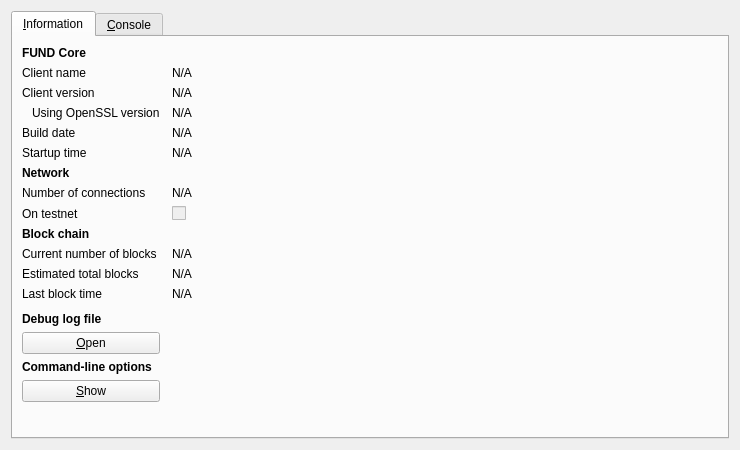
<?xml version="1.0" encoding="UTF-8"?>
<ui version="4.0">
 <class>RPCConsole</class>
 <widget class="QDialog" name="RPCConsole">
  <property name="geometry">
   <rect>
    <x>0</x>
    <y>0</y>
    <width>740</width>
    <height>450</height>
   </rect>
  </property>
  <property name="windowTitle">
   <string>FUND - Debug window</string>
  </property>
  <layout class="QVBoxLayout" name="verticalLayout_2">
   <item>
    <widget class="QTabWidget" name="tabWidget">
     <property name="currentIndex">
      <number>0</number>
     </property>
     <widget class="QWidget" name="tab_info">
      <attribute name="title">
       <string>&amp;Information</string>
      </attribute>
      <layout class="QGridLayout" name="gridLayout" columnstretch="0,1">
       <property name="horizontalSpacing">
        <number>12</number>
       </property>
       <item row="0" column="0">
        <widget class="QLabel" name="label_9">
         <property name="font">
          <font>
           <weight>75</weight>
           <bold>true</bold>
          </font>
         </property>
         <property name="text">
          <string>FUND Core</string>
         </property>
        </widget>
       </item>
       <item row="1" column="0">
        <widget class="QLabel" name="label_5">
         <property name="text">
          <string>Client name</string>
         </property>
        </widget>
       </item>
       <item row="1" column="1">
        <widget class="QLabel" name="clientName">
         <property name="cursor">
          <cursorShape>IBeamCursor</cursorShape>
         </property>
         <property name="text">
          <string>N/A</string>
         </property>
         <property name="textFormat">
          <enum>Qt::PlainText</enum>
         </property>
         <property name="textInteractionFlags">
          <set>Qt::LinksAccessibleByMouse|Qt::TextSelectableByKeyboard|Qt::TextSelectableByMouse</set>
         </property>
        </widget>
       </item>
       <item row="2" column="0">
        <widget class="QLabel" name="label_6">
         <property name="text">
          <string>Client version</string>
         </property>
        </widget>
       </item>
       <item row="2" column="1">
        <widget class="QLabel" name="clientVersion">
         <property name="cursor">
          <cursorShape>IBeamCursor</cursorShape>
         </property>
         <property name="text">
          <string>N/A</string>
         </property>
         <property name="textFormat">
          <enum>Qt::PlainText</enum>
         </property>
         <property name="textInteractionFlags">
          <set>Qt::LinksAccessibleByMouse|Qt::TextSelectableByKeyboard|Qt::TextSelectableByMouse</set>
         </property>
        </widget>
       </item>
       <item row="3" column="0">
        <widget class="QLabel" name="label_14">
         <property name="text">
          <string>Using OpenSSL version</string>
         </property>
         <property name="indent">
          <number>10</number>
         </property>
        </widget>
       </item>
       <item row="3" column="1">
        <widget class="QLabel" name="openSSLVersion">
         <property name="cursor">
          <cursorShape>IBeamCursor</cursorShape>
         </property>
         <property name="text">
          <string>N/A</string>
         </property>
         <property name="textFormat">
          <enum>Qt::PlainText</enum>
         </property>
         <property name="textInteractionFlags">
          <set>Qt::LinksAccessibleByMouse|Qt::TextSelectableByKeyboard|Qt::TextSelectableByMouse</set>
         </property>
        </widget>
       </item>
       <item row="4" column="0">
        <widget class="QLabel" name="label_12">
         <property name="text">
          <string>Build date</string>
         </property>
        </widget>
       </item>
       <item row="4" column="1">
        <widget class="QLabel" name="buildDate">
         <property name="cursor">
          <cursorShape>IBeamCursor</cursorShape>
         </property>
         <property name="text">
          <string>N/A</string>
         </property>
         <property name="textFormat">
          <enum>Qt::PlainText</enum>
         </property>
         <property name="textInteractionFlags">
          <set>Qt::LinksAccessibleByMouse|Qt::TextSelectableByKeyboard|Qt::TextSelectableByMouse</set>
         </property>
        </widget>
       </item>
       <item row="5" column="0">
        <widget class="QLabel" name="label_13">
         <property name="text">
          <string>Startup time</string>
         </property>
        </widget>
       </item>
       <item row="5" column="1">
        <widget class="QLabel" name="startupTime">
         <property name="cursor">
          <cursorShape>IBeamCursor</cursorShape>
         </property>
         <property name="text">
          <string>N/A</string>
         </property>
         <property name="textFormat">
          <enum>Qt::PlainText</enum>
         </property>
         <property name="textInteractionFlags">
          <set>Qt::LinksAccessibleByMouse|Qt::TextSelectableByKeyboard|Qt::TextSelectableByMouse</set>
         </property>
        </widget>
       </item>
       <item row="6" column="0">
        <widget class="QLabel" name="label_11">
         <property name="font">
          <font>
           <weight>75</weight>
           <bold>true</bold>
          </font>
         </property>
         <property name="text">
          <string>Network</string>
         </property>
        </widget>
       </item>
       <item row="7" column="0">
        <widget class="QLabel" name="label_7">
         <property name="text">
          <string>Number of connections</string>
         </property>
        </widget>
       </item>
       <item row="7" column="1">
        <widget class="QLabel" name="numberOfConnections">
         <property name="cursor">
          <cursorShape>IBeamCursor</cursorShape>
         </property>
         <property name="text">
          <string>N/A</string>
         </property>
         <property name="textFormat">
          <enum>Qt::PlainText</enum>
         </property>
         <property name="textInteractionFlags">
          <set>Qt::LinksAccessibleByMouse|Qt::TextSelectableByKeyboard|Qt::TextSelectableByMouse</set>
         </property>
        </widget>
       </item>
       <item row="8" column="0">
        <widget class="QLabel" name="label_8">
         <property name="text">
          <string>On testnet</string>
         </property>
        </widget>
       </item>
       <item row="8" column="1">
        <widget class="QCheckBox" name="isTestNet">
         <property name="enabled">
          <bool>false</bool>
         </property>
         <property name="text">
          <string/>
         </property>
        </widget>
       </item>
       <item row="9" column="0">
        <widget class="QLabel" name="label_10">
         <property name="font">
          <font>
           <weight>75</weight>
           <bold>true</bold>
          </font>
         </property>
         <property name="text">
          <string>Block chain</string>
         </property>
        </widget>
       </item>
       <item row="10" column="0">
        <widget class="QLabel" name="label_3">
         <property name="text">
          <string>Current number of blocks</string>
         </property>
        </widget>
       </item>
       <item row="10" column="1">
        <widget class="QLabel" name="numberOfBlocks">
         <property name="cursor">
          <cursorShape>IBeamCursor</cursorShape>
         </property>
         <property name="text">
          <string>N/A</string>
         </property>
         <property name="textFormat">
          <enum>Qt::PlainText</enum>
         </property>
         <property name="textInteractionFlags">
          <set>Qt::LinksAccessibleByMouse|Qt::TextSelectableByKeyboard|Qt::TextSelectableByMouse</set>
         </property>
        </widget>
       </item>
       <item row="11" column="0">
        <widget class="QLabel" name="label_4">
         <property name="text">
          <string>Estimated total blocks</string>
         </property>
        </widget>
       </item>
       <item row="11" column="1">
        <widget class="QLabel" name="totalBlocks">
         <property name="cursor">
          <cursorShape>IBeamCursor</cursorShape>
         </property>
         <property name="text">
          <string>N/A</string>
         </property>
         <property name="textFormat">
          <enum>Qt::PlainText</enum>
         </property>
         <property name="textInteractionFlags">
          <set>Qt::LinksAccessibleByMouse|Qt::TextSelectableByKeyboard|Qt::TextSelectableByMouse</set>
         </property>
        </widget>
       </item>
       <item row="12" column="0">
        <widget class="QLabel" name="label_2">
         <property name="text">
          <string>Last block time</string>
         </property>
        </widget>
       </item>
       <item row="12" column="1">
        <widget class="QLabel" name="lastBlockTime">
         <property name="cursor">
          <cursorShape>IBeamCursor</cursorShape>
         </property>
         <property name="text">
          <string>N/A</string>
         </property>
         <property name="textFormat">
          <enum>Qt::PlainText</enum>
         </property>
         <property name="textInteractionFlags">
          <set>Qt::LinksAccessibleByMouse|Qt::TextSelectableByKeyboard|Qt::TextSelectableByMouse</set>
         </property>
        </widget>
       </item>
       <item row="13" column="0">
        <spacer name="verticalSpacer_2">
         <property name="orientation">
          <enum>Qt::Vertical</enum>
         </property>
         <property name="sizeHint" stdset="0">
          <size>
           <width>20</width>
           <height>20</height>
          </size>
         </property>
        </spacer>
       </item>
       <item row="14" column="0">
        <widget class="QLabel" name="labelDebugLogfile">
         <property name="font">
          <font>
           <weight>75</weight>
           <bold>true</bold>
          </font>
         </property>
         <property name="text">
          <string>Debug log file</string>
         </property>
        </widget>
       </item>
       <item row="15" column="0">
        <widget class="QPushButton" name="openDebugLogfileButton">
         <property name="toolTip">
          <string>Open the FUND debug log file from the current data directory. This can take a few seconds for large log files.</string>
         </property>
         <property name="text">
          <string>&amp;Open</string>
         </property>
         <property name="autoDefault">
          <bool>false</bool>
         </property>
        </widget>
       </item>
       <item row="16" column="0">
        <widget class="QLabel" name="labelCLOptions">
         <property name="font">
          <font>
           <weight>75</weight>
           <bold>true</bold>
          </font>
         </property>
         <property name="text">
          <string>Command-line options</string>
         </property>
        </widget>
       </item>
       <item row="17" column="0">
        <widget class="QPushButton" name="showCLOptionsButton">
         <property name="toolTip">
          <string>Show the FUND-Qt help message to get a list with possible FUND command-line options.</string>
         </property>
         <property name="text">
          <string>&amp;Show</string>
         </property>
         <property name="autoDefault">
          <bool>false</bool>
         </property>
        </widget>
       </item>
       <item row="18" column="0">
        <spacer name="verticalSpacer">
         <property name="orientation">
          <enum>Qt::Vertical</enum>
         </property>
         <property name="sizeHint" stdset="0">
          <size>
           <width>20</width>
           <height>40</height>
          </size>
         </property>
        </spacer>
       </item>
      </layout>
     </widget>
     <widget class="QWidget" name="tab_console">
      <attribute name="title">
       <string>&amp;Console</string>
      </attribute>
      <layout class="QVBoxLayout" name="verticalLayout_3">
       <property name="spacing">
        <number>3</number>
       </property>
       <item>
        <widget class="QTextEdit" name="messagesWidget">
         <property name="minimumSize">
          <size>
           <width>0</width>
           <height>100</height>
          </size>
         </property>
         <property name="readOnly">
          <bool>true</bool>
         </property>
         <property name="tabKeyNavigation" stdset="0">
          <bool>false</bool>
         </property>
         <property name="columnCount" stdset="0">
          <number>2</number>
         </property>
        </widget>
       </item>
       <item>
        <layout class="QHBoxLayout" name="horizontalLayout">
         <property name="spacing">
          <number>3</number>
         </property>
         <item>
          <widget class="QLabel" name="label">
           <property name="text">
            <string notr="true">&gt;</string>
           </property>
          </widget>
         </item>
         <item>
          <widget class="QLineEdit" name="lineEdit"/>
         </item>
         <item>
          <widget class="QPushButton" name="clearButton">
           <property name="maximumSize">
            <size>
             <width>24</width>
             <height>24</height>
            </size>
           </property>
           <property name="toolTip">
            <string>Clear console</string>
           </property>
           <property name="text">
            <string/>
           </property>
           <property name="icon">
            <iconset resource="../bitcoin.qrc">
             <normaloff>:/icons/remove</normaloff>:/icons/remove</iconset>
           </property>
           <property name="shortcut">
            <string notr="true">Ctrl+L</string>
           </property>
           <property name="autoDefault">
            <bool>false</bool>
           </property>
          </widget>
         </item>
        </layout>
       </item>
      </layout>
     </widget>
    </widget>
   </item>
  </layout>
 </widget>
 <resources>
  <include location="../bitcoin.qrc"/>
 </resources>
 <connections/>
</ui>
